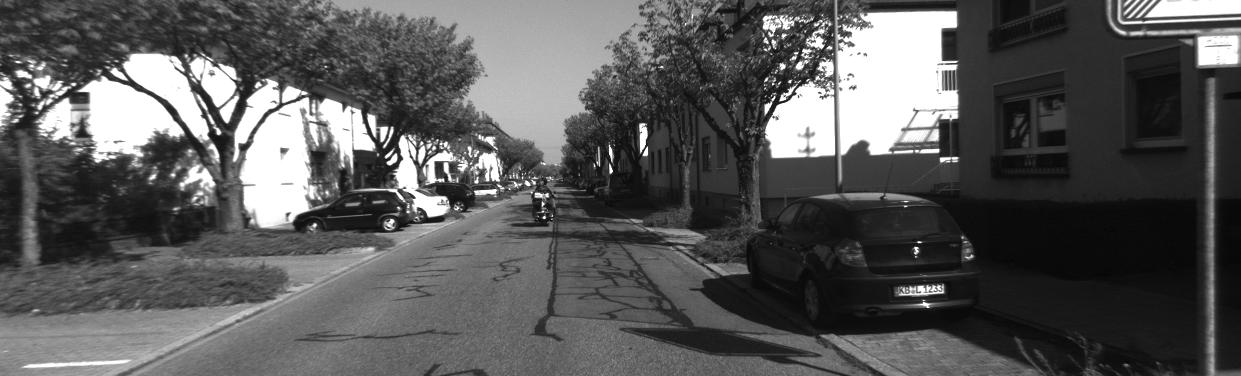
//> input picture ch6-VO(direct_and_optical_flow)/src/left.png, 1241 x 376 px
$ ./optical_flow   (built with g++ and OpenCV 4)
//> lines starting //> are read from the running program, lines starting //| are printed output that depends on the picture; after the words box and inside, x2 and y2 are one past the last pixel; in counts of white or black regions, pixels touching at a corner belong together
//
// Edited by Zhen Tan on 29/10/2020
//

#include <opencv2/opencv.hpp>
#include <string>
#include <Eigen/Core>
#include <Eigen/Dense>
#include <chrono> // 计时库

using namespace std;
using namespace cv;

// this program shows how to use optical flow

string file_1 = "./../left.png";  // first image
string file_2 = "./../right.png";  // second image
string file_disparity = "./../disparity.png"; // disparity image

/**
 * single level optical flow using parallel calculation
 * @param range
 */
void OpticalFlowSingleParallel(const Range *range);

/**
 * single level optical flow
 * @param [in] img1 the first image
 * @param [in] img2 the second image
 * @param [in] kp1 keypoints in img1
 * @param [in|out] kp2 keypoints in img2, if empty, use initial guess in kp1
 * @param [out] success true if a keypoint is tracked successfully
 * @param [in] inverse use inverse formulation?
 */
void OpticalFlowSingleLevel(
        const Mat &img1,
        const Mat &img2,
        const vector<KeyPoint> &kp1,
        vector<KeyPoint> &kp2,
        vector<bool> &success,
        bool inverse = false
);


/**
 * multi level optical flow, scale of pyramid is set to 2 by default
 * the image pyramid will be create inside the function
 * @param [in] img1 the first pyramid
 * @param [in] img2 the second pyramid
 * @param [in] kp1 keypoints in img1
 * @param [out] kp2 keypoints in img2
 * @param [out] success true if a keypoint is tracked successfully
 * @param [in] inverse set true to enable inverse formulation
 */
void OpticalFlowMultiLevel(
        const Mat &img1,
        const Mat &img2,
        const vector<KeyPoint> &kp1,
        vector<KeyPoint> &kp2,
        vector<bool> &success,
        bool inverse = false
);

/**
 *
 * @param img1
 * @param img2
 * @param kp1
 * @param kp2
 * @param success
 * @param inverse
 */
void DisparityOpticalFlow(const Mat &img1, const Mat &img2, const vector<KeyPoint> &kp1, vector<KeyPoint> &kp2,
                          vector<bool> &success, bool inverse = false);


/**
 * get a gray scale value from reference image (bi-linear interpolated)
 * @param img
 * @param x
 * @param y
 * @return
 */
inline float GetPixelValue(const cv::Mat &img, float x, float y) {
    uchar *data = &img.data[int(y) * img.step + int(x)];
    float xx = x - floor(x);
    float yy = y - floor(y);
    return float(
            (1 - xx) * (1 - yy) * data[0] +
            xx * (1 - yy) * data[1] +
            (1 - xx) * yy * data[img.step] +
            xx * yy * data[img.step + 1]
    );
}


int main(int argc, char **argv) {

    // images, note they are CV_8UC1, not CV_8UC3
    Mat img1 = imread(file_1, 0);
//> img1 is the input picture: 376 rows x 1241 cols, CV_8UC1; min 6, max 255, mean 89
    Mat img2 = imread(file_2, 0);
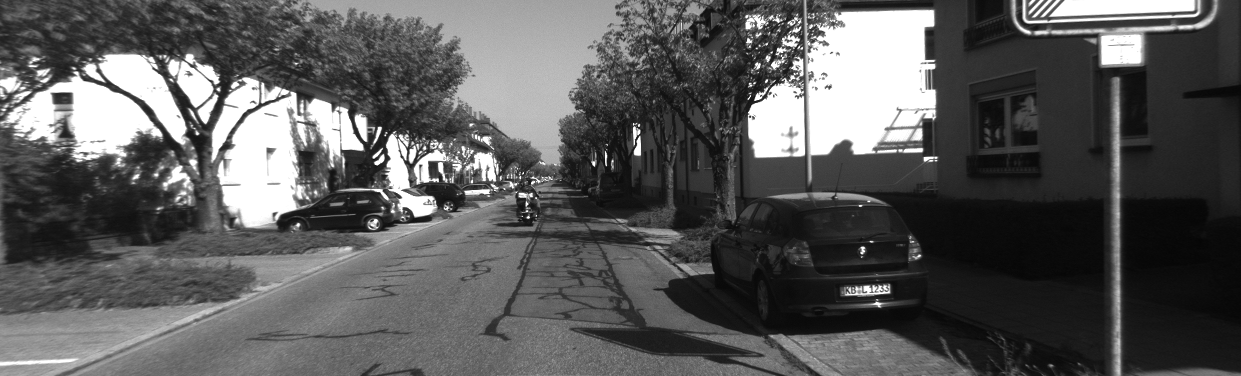
//> input picture ch6-VO(direct_and_optical_flow)/src/right.png, 1241 x 376 px
//> img2 is the input picture: 376 rows x 1241 cols, CV_8UC1; min 5, max 255, mean 90.3

    // key points, using GFTT here.
    vector<KeyPoint> kp1;
    Ptr<GFTTDetector> detector = GFTTDetector::create(500, 0.01, 20); // maximum 500 keypoints
    detector->detect(img1, kp1);
//> kp1 = 368 keypoints; strongest (x, y, size): (544, 217, 3), (780, 100, 3), (789, 82, 3), (385, 157, 3)

    // now lets track these key points in the second image
    // first use single level LK in the validation picture
    vector<KeyPoint> kp2_single;
    vector<bool> success_single;
    auto start = chrono::steady_clock::now();
    OpticalFlowSingleLevel(img1, img2, kp1, kp2_single, success_single, true);
//> the loop in OpticalFlowSingleLevel, `for (size_t i = 0; i < kp1.size(); i++)` made 368 passes
//> after the loop in OpticalFlowSingleLevel, `for (size_t i = 0; i < kp1.size(); i++)`: success = 368 values, max 1 at index 0, min 0 at index 96, mean 0.965; kp2 = 368 keypoints; strongest (x, y, size): (544, 217, 3), (779, 100, 3), (788, 82, 3), (385, 156, 3)
//> kp2_single has the same summary as kp2 in OpticalFlowSingleLevel; success_single has the same summary as success in OpticalFlowSingleLevel
    auto end = chrono::steady_clock::now();
    auto duration = chrono::duration_cast<chrono::duration<double>>(end - start);
    cout << "optical flow by gauss-newton count" << duration.count() << "s" << endl;

    // then test multi-level LK
    vector<KeyPoint> kp2_multi;
    vector<bool> success_multi;
    start = chrono::steady_clock::now();
    OpticalFlowMultiLevel(img1, img2, kp1, kp2_multi, success_multi, true);
//> the loop in OpticalFlowMultiLevel, `for (auto &kp:kp1)` made 368 passes
//> after the loop in OpticalFlowMultiLevel, `for (auto &kp:kp1)`: kp_pyr1 = 368 keypoints; strongest (x, y, size): (68, 27, 3), (98, 12, 3), (99, 10, 3), (48, 20, 3); kp_pyr2 has the same summary as kp_pyr1
//> the loop in OpticalFlowMultiLevel, `for (auto &kp: kp_pyr2)` made 368 passes
//> after the loop in OpticalFlowMultiLevel, `for (auto &kp: kp_pyr2)`: kp2 = 368 keypoints; strongest (x, y, size): (539, 216, 3), (761, 103, 3), (774, 79, 3), (373, 157, 3)
//> kp2_multi has the same summary as kp2 in OpticalFlowMultiLevel; success_multi = 368 values, max 1 at index 0, min 0 at index 96, mean 0.962
    end = chrono::steady_clock::now();
    duration = chrono::duration_cast<chrono::duration<double>>(end - start);
    cout << "optical flow by multi-level gauss-newton (pyramid) count" << duration.count() << "s" << endl;

    // use opencv's flow for validation
    vector<Point2f> pt1, pt2;
    for (auto &kp: kp1) pt1.push_back(kp.pt);
//> this loop made 368 passes
//> after the loop, pt1 = 368 Points (x, y), first 12: [544, 217], [780, 100], [789, 82], [385, 157], [915, 248], [610, 173], [443, 181], [474, 191], [414, 197], [643, 155], [392, 127], [797, 52]
    vector<uchar> status;
    vector<float> error;
    start = chrono::steady_clock::now();
    cv::calcOpticalFlowPyrLK(img1, img2, pt1, pt2, status, error, cv::Size(8, 8));
//> pt2 = 368 Points (x, y), first 12: [528, 216.8], [755, 99.34], [765.5, 81.58], [372.6, 157.1], [861.5, 247.8], [605, 163.6], [437.4, 180.9], [464.2, 191], [400.3, 196.8], [633.7, 153.7], [379.6, 126.5], [771.5, 51.78]; status = 368 values, max 1 at index 0, min 0 at index 60, mean 0.905; error = 368 values, max 90.66 at index 343, min 0 at index 60, mean 11.04
    end = chrono::steady_clock::now();
    duration = chrono::duration_cast<chrono::duration<double>>(end - start);
    cout << "optical flow by opencv" << duration.count() << "s" << endl;

    // plot the differences of those functions
    Mat img2_single;
    cv::cvtColor(img2, img2_single, cv::COLOR_GRAY2BGR);
    for (int i = 0; i < kp2_single.size(); i++) {
        if (success_single[i]) {
            cv::circle(img2_single, kp2_single[i].pt, 2, cv::Scalar(0, 250, 0), 2);
            cv::line(img2_single, kp1[i].pt, kp2_single[i].pt, cv::Scalar(0, 250, 0));
        }
    }
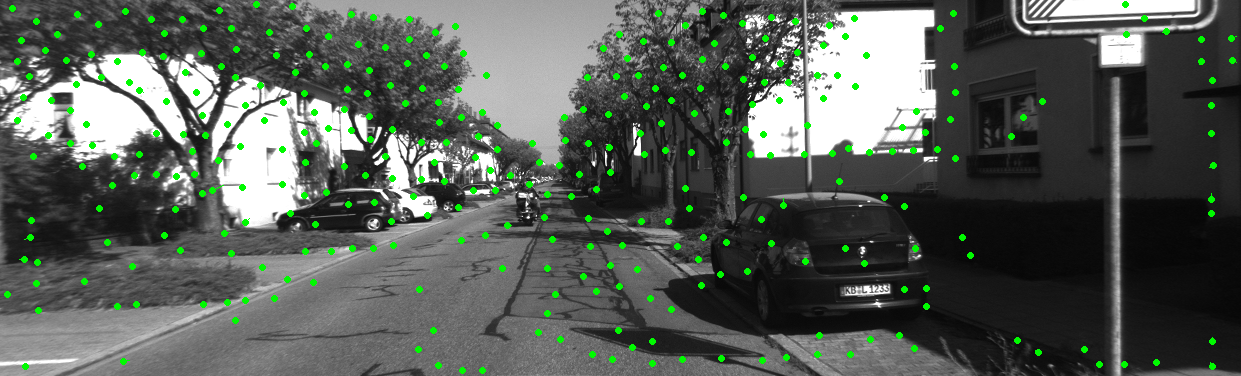
//> img2_single: 376 rows x 1241 cols, CV_8UC3; 2.82% of pixels changed, all inside (x1, y1, x2, y2) = (4, 1, 1237, 374)

    Mat img2_multi;
    cv::cvtColor(img2, img2_multi, cv::COLOR_GRAY2BGR);
    for (int i = 0; i < kp2_multi.size(); i++) {
        if (success_multi[i]) {
            cv::circle(img2_multi, kp2_multi[i].pt, 2, cv::Scalar(0, 250, 0), 2);
            cv::line(img2_multi, kp1[i].pt, kp2_multi[i].pt, cv::Scalar(0, 250, 0));
        }
    }
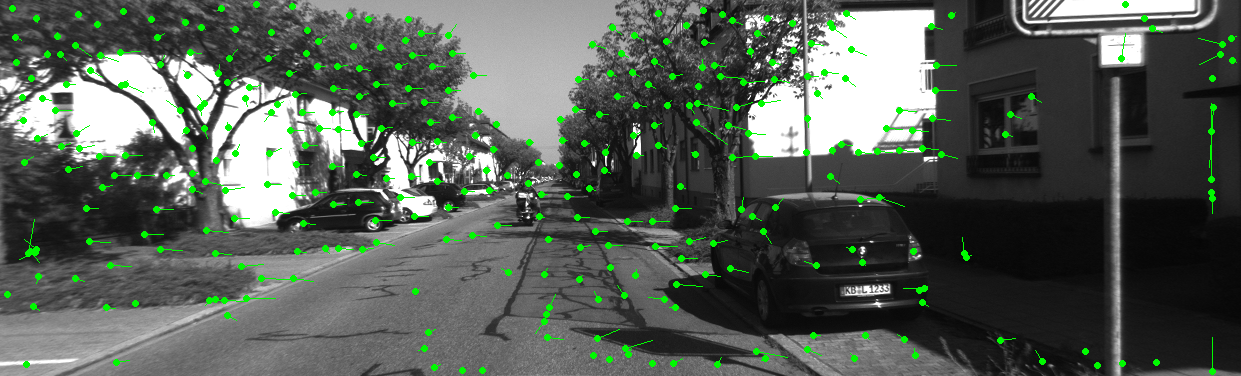
//> img2_multi: 376 rows x 1241 cols, CV_8UC3; 3.36% of pixels changed, all inside (x1, y1, x2, y2) = (4, 1, 1237, 375)

    Mat img2_CV;
    cv::cvtColor(img2, img2_CV, cv::COLOR_GRAY2BGR);
    for (int i = 0; i < pt2.size(); i++) {
        if (status[i]) {
            cv::circle(img2_CV, pt2[i], 2, cv::Scalar(0, 250, 0), 2);
            cv::line(img2_CV, pt1[i], pt2[i], cv::Scalar(0, 250, 0));
        }
    }
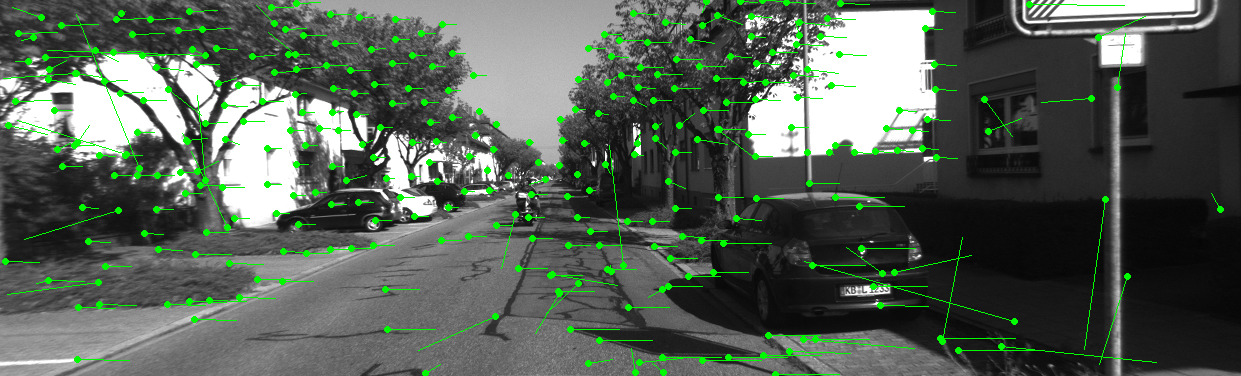
//> img2_CV: 376 rows x 1241 cols, CV_8UC3; 4.29% of pixels changed, all inside (x1, y1, x2, y2) = (2, 0, 1224, 376)

    cv::imshow("tracked single level", img2_single);
    cv::imshow("tracked multi level", img2_multi);
    cv::imshow("tracked by opencv", img2_CV);

    // 利用光流法计算视差
    DisparityOpticalFlow(img1, img2, kp1, kp2_multi, success_multi, true);

    cv::waitKey(0);
    // write image
//    cv::imwrite("img_single_flow.jpg", img2_single);
//    cv::imwrite("img_multi_level.jpg", img2_multi);
//    cv::imwrite("img_opencv.jpg", img2_CV);

    return 0;
}

void OpticalFlowSingleLevel(
        const Mat &img1,
        const Mat &img2,
        const vector<KeyPoint> &kp1,
        vector<KeyPoint> &kp2,
        vector<bool> &success,
        bool inverse
) {

    // parameters
    int half_patch_size = 4;
    int iterations = 10;
    bool have_initial = !kp2.empty();

    //parallel_for_(Range(0, kp1.size()), std::bind(&))

    for (size_t i = 0; i < kp1.size(); i++) {
        auto kp = kp1[i];
        double dx = 0, dy = 0; // dx,dy need to be estimated
        if (have_initial) {
            dx = kp2[i].pt.x - kp.pt.x;
            dy = kp2[i].pt.y - kp.pt.y;
        }

        double cost = 0, lastCost = 0;
        bool succ = true; // indicate if this point succeeded

        Eigen::Matrix2d H = Eigen::Matrix2d::Zero();
        Eigen::Vector2d b = Eigen::Vector2d::Zero();

        // Gauss-Newton iterations
        for (int iter = 0; iter < iterations; iter++) {
            if (inverse == false) H = Eigen::Matrix2d::Zero(); // inverse approach only compute H once
            b = Eigen::Vector2d::Zero();
            cost = 0;

            if (kp.pt.x + dx <= half_patch_size || kp.pt.x + dx >= img1.cols - half_patch_size ||
                kp.pt.y + dy <= half_patch_size || kp.pt.y + dy >= img1.rows - half_patch_size) {   // go outside
                succ = false;
                break;
            }

            // compute cost and jacobian
            for (int x = -half_patch_size; x < half_patch_size; x++)
                for (int y = -half_patch_size; y < half_patch_size; y++) {
                    float x1 = x + kp.pt.x;
                    float y1 = y + kp.pt.y;
                    double error = GetPixelValue(img1, x1, y1) - GetPixelValue(img2, x1 + dx, y1 + dy);

                    Eigen::Vector2d J;  // Jacobian
                    if (inverse == false) {
                        // Forward Jacobian
                        J[0] = -(GetPixelValue(img2, x1 + dx + 1, y1 + dy) -
                                 GetPixelValue(img2, x1 + dx - 1, y1 + dy)) /
                               2.0; // Ix/dx
                        J[1] = -(GetPixelValue(img2, x1 + dx, y1 + dy + 1) -
                                 GetPixelValue(img2, x1 + dx, y1 + dy - 1)) /
                               2.0; // Iy/dy
                    } else if (iter == 0) {
                        // Inverse Jacobian (Based on template)
                        // NOTE this J does not change when dx, dy is updated, so we can store it and only compute error
                        J[0] = -(GetPixelValue(img1, x1 + 1, y1) - GetPixelValue(img1, x1 - 1, y1)) / 2.0;
                        J[1] = -(GetPixelValue(img1, x1, y1 + 1) - GetPixelValue(img1, x1, y1 - 1)) / 2.0;
                    }

                    // compute H, b and set cost;
                    if (inverse == false || iter == 0) {
                        H += J * J.transpose(); // Only forward approach will update Hessian matrix
                    }

                    b += -J * error;
                    cost += error * error;
                }

            // compute update
            Eigen::Vector2d update;
            update = H.inverse() * b;
            //update = H.ldlt().solve(b);

            if (isnan(update[0])) {
                // sometimes occurred when we have a black or white patch and H is irreversible
                cout << "update is nan" << endl;
                succ = false;
                break;
            }
            if (iter > 0 && cost > lastCost) {
                //cout << "cost increased: " << cost << ", " << lastCost << endl;
                break;
            }

            // update dx, dy
            dx += update[0];
            dy += update[1];
            lastCost = cost;
            succ = true;
        }

        success.push_back(succ);

        // set kp2
        if (have_initial) {
            kp2[i].pt = kp.pt + Point2f(dx, dy);
        } else {
            KeyPoint tracked = kp;
            tracked.pt += cv::Point2f(dx, dy);
            kp2.push_back(tracked);
        }
    }
}

void OpticalFlowMultiLevel(
        const Mat &img1,
        const Mat &img2,
        const vector<KeyPoint> &kp1,
        vector<KeyPoint> &kp2,
        vector<bool> &success,
        bool inverse) {

    // parameters
    int pyramids = 4;
    double pyramid_scale = 0.5;
    double scales[] = {1.0, 0.5, 0.25, 0.125};

    // create pyramids
    vector<Mat> pyr1, pyr2; // image pyramids
    // 对图像进行分层
    for (int i = 0; i < pyramids; i++) {
        if (i == 0) {
            pyr1.push_back(img1);
            pyr2.push_back(img2);
        } else {
            Mat temp1, temp2;
            cv::resize(pyr1[i - 1], temp1,
                       cv::Size(pyr1[i - 1].cols * pyramid_scale, pyr1[i - 1].rows * pyramid_scale));
            cv::resize(pyr2[i - 1], temp2,
                       cv::Size(pyr2[i - 1].cols * pyramid_scale, pyr2[i - 1].rows * pyramid_scale));
            pyr1.push_back(temp1);
            pyr2.push_back(temp2);
        }
    }

    // 对特征点也要进行分层,首先提取金字塔顶层特征点,存入kp_pyr1,kp_pyr2
    vector<KeyPoint> kp_pyr1, kp_pyr2;
    for (auto &kp:kp1) {
        auto tmp = kp;
        tmp.pt = kp.pt * scales[pyramids - 1];
        kp_pyr1.push_back(tmp);
        kp_pyr2.push_back(tmp);
    }

    // coarse-to-fine LK tracking in pyramids

    for (int level = pyramids - 1; level >= 0; level--) {
        // from coarse to fine
        success.clear();
        //t1 = chrono::steady_clock::now();
        OpticalFlowSingleLevel(pyr1[level], pyr2[level], kp_pyr1, kp_pyr2, success, true);
        //t2 = chrono::steady_clock::now();
        //auto time_used = chrono::duration_cast<chrono::duration<double>>(t2 - t1);
        //cout << "track pyr " << level << " cost time: " << time_used.count() << endl;

        // 提取下一层特征点
        if (level > 0) {
            for (auto &kp: kp_pyr1)
                kp.pt /= pyramid_scale;
            for (auto &kp: kp_pyr2)
                kp.pt /= pyramid_scale;
        }
    }

    // don't forget to set the results into kp2
    for (auto &kp: kp_pyr2)
        kp2.push_back(kp);
}

void DisparityOpticalFlow(const Mat &img1, const Mat &img2, const vector<KeyPoint> &kp1, vector<KeyPoint> &kp2,
                          vector<bool> &success, bool inverse) {
//> called with inverse = true
    // read disparity image
    Mat disparity = imread(file_disparity, 0);
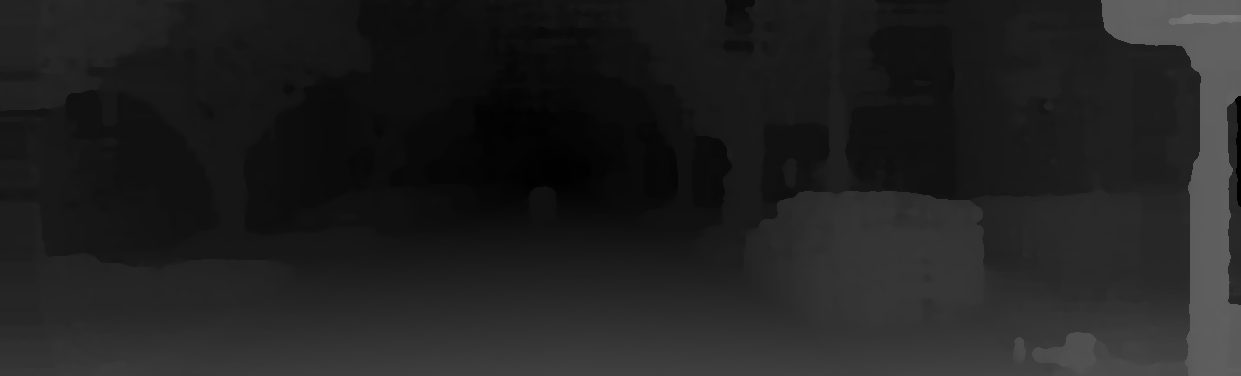
//> input picture ch6-VO(direct_and_optical_flow)/src/disparity.png, 1241 x 376 px
//> disparity is the input picture: 376 rows x 1241 cols, CV_8UC1; min 1, max 120, mean 32.9
    imshow("disparity image", disparity);

    OpticalFlowMultiLevel(img1, img2, kp1, kp2, success, false);
//> the loop in OpticalFlowMultiLevel (call 2), `for (auto &kp:kp1)` made 368 passes
//> after the loop in OpticalFlowMultiLevel (call 2), `for (auto &kp:kp1)`: kp_pyr2 has the same summary as kp_pyr1
//> the loop in OpticalFlowMultiLevel (call 2), `for (auto &kp: kp_pyr2)` made 368 passes
//> after the loop in OpticalFlowMultiLevel (call 2), `for (auto &kp: kp_pyr2)`: kp2 = 736 keypoints; strongest (x, y, size): (539, 216, 3), (761, 103, 3), (774, 79, 3), (373, 157, 3)

    Mat img1_offset, dif_disparity;
    cv::cvtColor(img1, img1_offset, cv::COLOR_GRAY2BGR);
    cv::cvtColor(img1, dif_disparity, cv::COLOR_GRAY2BGR);
    Mat match_img;
    vector<cv::DMatch> matches;
    double error = 0.;
    // Generate pointcloud;
    //vector<Vector4d, Eigen::aligned_allocator<Vector4d>> pointcloud;

    for (int i = 0; i < kp1.size(); i++) {
        if (success[i]) {
            DMatch tmp;
            // the disparity value derived from disparity image
            double disparity_gt = double(disparity.at<uchar>(kp1[i].pt.y, kp1[i].pt.x));
            double disparity_est = double(kp1[i].pt.x - kp2[i].pt.x);
            tmp.queryIdx = i;
            tmp.trainIdx = i;
            tmp.distance = float(abs(disparity_gt - disparity_est));
            cout << disparity_gt << "  " << disparity_est << "  " << tmp.distance << endl;
            error += tmp.distance;
            matches.push_back(tmp);

            // plot bias in x axis
            cv::line(img1_offset, kp1[i].pt, cv::Point2d(kp1[i].pt.x + disparity_est, kp1[i].pt.y),
                     cv::Scalar(0, 250, 0));
            cv::circle(dif_disparity,kp1[i].pt,1,cv::Scalar(0,200,0));
            cv::line(dif_disparity, kp1[i].pt, cv::Point2d(kp1[i].pt.x + tmp.distance, kp1[i].pt.y), cv::Scalar(0, 250, 0));
        }
    }
//> this loop made 368 passes
//> (disparity_gt, disparity_est, tmp.distance, error) on passes 1 to 4: (16, 4.82, 11.18, 11.18), (25, 18.87, 6.13, 17.31), (24, 14.99, 9.01, 26.32), (12, 12.35, 0.35, 26.67)
//> (printed output is left out)
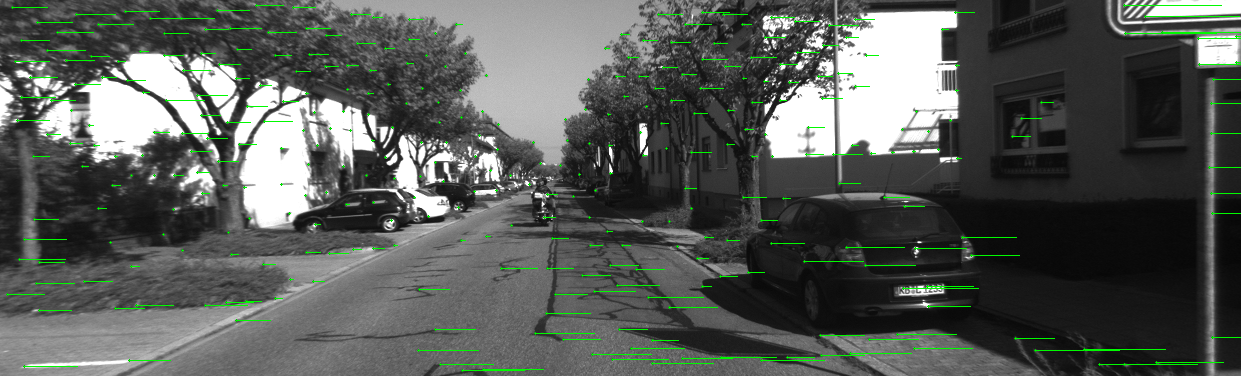
//> dif_disparity: 376 rows x 1241 cols, CV_8UC3; 1.71% of pixels changed, all inside (x1, y1, x2, y2) = (6, 4, 1241, 372)
    cout << "error = " << error << endl;
//| error = 7359.37
    cout << "the average of the error is " << error / kp2.size() << endl;
//| the average of the error is 9.99914

    cv::drawMatches(img1, kp1, img2, kp2, matches, match_img);
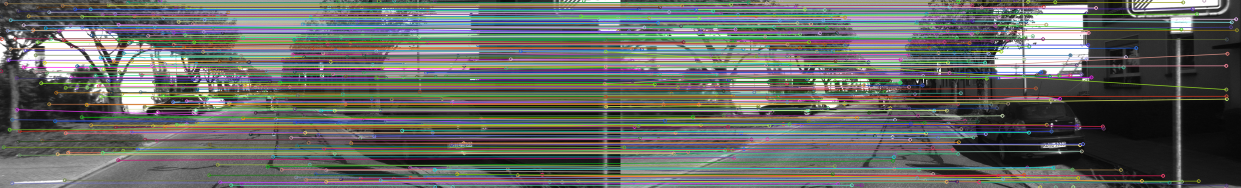
//> match_img: 376 rows x 2482 cols, CV_8UC3 (shown at 1/2 size); mean B, G, R 100.2, 104.1, 101.9
    imshow("Match Image", match_img);
    imshow("the x offset image", img1_offset);
    imshow("the comparison of disparity between groud truth and estimation", dif_disparity);

}
